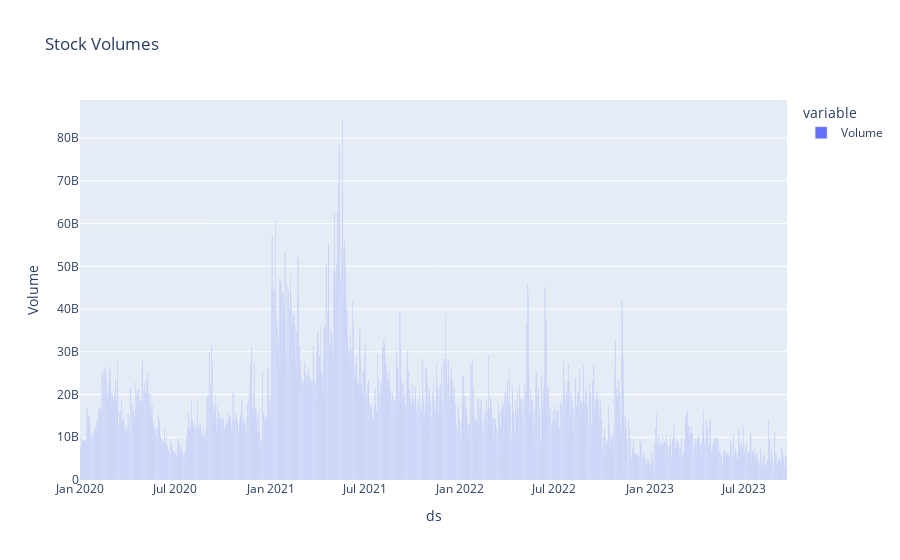

The notebook cell this image was saved under:
### Code cell
fig = px.bar(df, x='ds', y=['Volume'], labels={'Date': 'Date', 'value': 'Volume'}, title='Stock Volumes')

# Show the plot
fig.show()

### Figure 1 — Plotly figure (JSON) as saved in the notebook; plotly's stock layout.template omitted (floating-point values rounded to 4 significant figures; data arrays with more than 128 entries replaced by an {"elided": "..."} marker saying what was removed)
{"data": [{"alignmentgroup": "True", "hovertemplate": "variable=Volume<br>ds=%{x}<br>Volume=%{y}<extra></extra>", "legendgroup": "Volume", "marker": {"color": "#636efa", "pattern": {"shape": ""}}, "name": "Volume", "offsetgroup": "Volume", "orientation": "v", "showlegend": true, "textposition": "auto", "type": "bar", "x": {"elided": "1359 str values"}, "xaxis": "x", "y": {"elided": "1359 int values"}, "yaxis": "y"}], "layout": {"barmode": "relative", "legend": {"title": {"text": "variable"}, "tracegroupgap": 0}, "title": {"text": "Stock Volumes"}, "xaxis": {"anchor": "y", "domain": [0, 1], "title": {"text": "ds"}}, "yaxis": {"anchor": "x", "domain": [0, 1], "title": {"text": "Volume"}}}}
